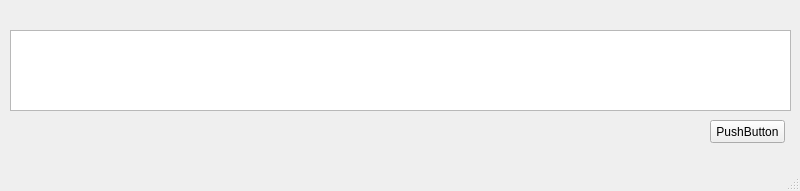
<?xml version="1.0" encoding="UTF-8"?>
<ui version="4.0">
 <class>SeconWindow</class>
 <widget class="QMainWindow" name="SeconWindow">
  <property name="geometry">
   <rect>
    <x>0</x>
    <y>0</y>
    <width>800</width>
    <height>191</height>
   </rect>
  </property>
  <property name="windowTitle">
   <string>MainWindow</string>
  </property>
  <widget class="QWidget" name="centralwidget">
   <widget class="QTableWidget" name="tableWidget">
    <property name="geometry">
     <rect>
      <x>10</x>
      <y>30</y>
      <width>781</width>
      <height>81</height>
     </rect>
    </property>
    <property name="baseSize">
     <size>
      <width>100</width>
      <height>100</height>
     </size>
    </property>
   </widget>
   <widget class="QPushButton" name="pushButton_7">
    <property name="geometry">
     <rect>
      <x>710</x>
      <y>120</y>
      <width>75</width>
      <height>23</height>
     </rect>
    </property>
    <property name="text">
     <string>PushButton</string>
    </property>
   </widget>
  </widget>
  <widget class="QMenuBar" name="menubar">
   <property name="geometry">
    <rect>
     <x>0</x>
     <y>0</y>
     <width>800</width>
     <height>21</height>
    </rect>
   </property>
  </widget>
  <widget class="QStatusBar" name="statusbar"/>
 </widget>
 <resources/>
 <connections/>
</ui>
